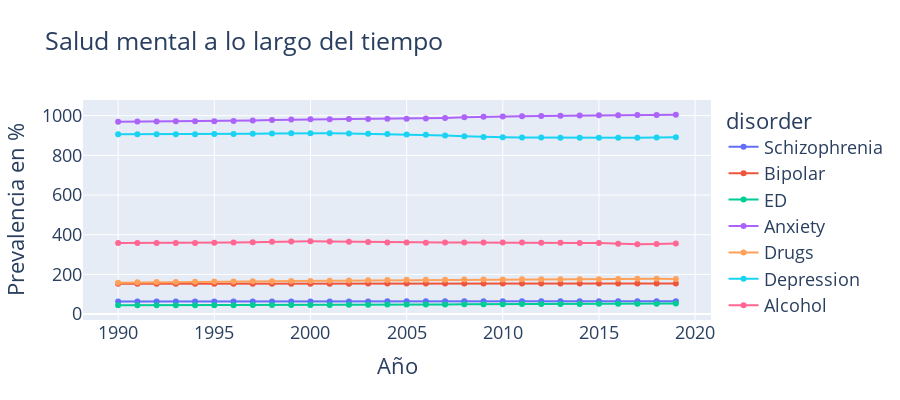

The code cell stored with this chart in its notebook:
### Code cell
disorders_year = (disorders
     .groupby('Year')
     .sum()
     .reset_index()
)
disorders_year = (disorders_year
                        .melt(id_vars='Year')
                        .rename(columns={'variable':'disorder', 'value':'share'})
                )

fig = px.line(disorders_year, x='Year', y='share', color='disorder', markers=True,
             title="Salud mental a lo largo del tiempo",
             height=400)

fig.update_layout(    
    yaxis_title="Prevalencia en %",
    xaxis_title="Año",
    font_size=18,
)
fig.show()

### Figure 1 — Plotly figure (JSON) as saved in the notebook; plotly's stock layout.template omitted (floating-point values rounded to 4 significant figures)
{"data": [{"hovertemplate": "disorder=Schizophrenia<br>Year=%{x}<br>share=%{y}<extra></extra>", "legendgroup": "Schizophrenia", "line": {"color": "#636efa", "dash": "solid"}, "marker": {"symbol": "circle"}, "mode": "lines+markers", "name": "Schizophrenia", "orientation": "v", "showlegend": true, "type": "scatter", "x": [1990, 1991, 1992, 1993, 1994, 1995, 1996, 1997, 1998, 1999, 2000, 2001, 2002, 2003, 2004, 2005, 2006, 2007, 2008, 2009, 2010, 2011, 2012, 2013, 2014, 2015, 2016, 2017, 2018, 2019], "xaxis": "x", "y": [63.4, 63.44, 63.48, 63.52, 63.55, 63.57, 63.59, 63.6, 63.61, 63.63, 63.66, 63.73, 63.83, 63.95, 64.06, 64.14, 64.2, 64.27, 64.35, 64.42, 64.47, 64.52, 64.59, 64.66, 64.73, 64.78, 64.83, 64.88, 64.88, 64.85], "yaxis": "y"}, {"hovertemplate": "disorder=Bipolar<br>Year=%{x}<br>share=%{y}<extra></extra>", "legendgroup": "Bipolar", "line": {"color": "#EF553B", "dash": "solid"}, "marker": {"symbol": "circle"}, "mode": "lines+markers", "name": "Bipolar", "orientation": "v", "showlegend": true, "type": "scatter", "x": [1990, 1991, 1992, 1993, 1994, 1995, 1996, 1997, 1998, 1999, 2000, 2001, 2002, 2003, 2004, 2005, 2006, 2007, 2008, 2009, 2010, 2011, 2012, 2013, 2014, 2015, 2016, 2017, 2018, 2019], "xaxis": "x", "y": [152.4, 152.4, 152.5, 152.6, 152.6, 152.7, 152.8, 152.8, 152.9, 153.0, 153.0, 153.2, 153.4, 153.6, 153.8, 153.9, 154.0, 154.1, 154.1, 154.2, 154.3, 154.3, 154.4, 154.5, 154.5, 154.6, 154.6, 154.7, 154.7, 154.7], "yaxis": "y"}, {"hovertemplate": "disorder=ED<br>Year=%{x}<br>share=%{y}<extra></extra>", "legendgroup": "ED", "line": {"color": "#00cc96", "dash": "solid"}, "marker": {"symbol": "circle"}, "mode": "lines+markers", "name": "ED", "orientation": "v", "showlegend": true, "type": "scatter", "x": [1990, 1991, 1992, 1993, 1994, 1995, 1996, 1997, 1998, 1999, 2000, 2001, 2002, 2003, 2004, 2005, 2006, 2007, 2008, 2009, 2010, 2011, 2012, 2013, 2014, 2015, 2016, 2017, 2018, 2019], "xaxis": "x", "y": [44.53, 44.59, 44.68, 44.77, 44.88, 44.99, 45.13, 45.31, 45.52, 45.75, 46.0, 46.33, 46.75, 47.22, 47.68, 48.07, 48.45, 48.88, 49.34, 49.76, 50.12, 50.42, 50.71, 50.99, 51.27, 51.56, 52.02, 52.43, 52.67, 52.86], "yaxis": "y"}, {"hovertemplate": "disorder=Anxiety<br>Year=%{x}<br>share=%{y}<extra></extra>", "legendgroup": "Anxiety", "line": {"color": "#ab63fa", "dash": "solid"}, "marker": {"symbol": "circle"}, "mode": "lines+markers", "name": "Anxiety", "orientation": "v", "showlegend": true, "type": "scatter", "x": [1990, 1991, 1992, 1993, 1994, 1995, 1996, 1997, 1998, 1999, 2000, 2001, 2002, 2003, 2004, 2005, 2006, 2007, 2008, 2009, 2010, 2011, 2012, 2013, 2014, 2015, 2016, 2017, 2018, 2019], "xaxis": "x", "y": [969.9, 970.4, 970.9, 971.4, 971.9, 972.3, 973.4, 975.4, 977.9, 980.2, 981.7, 982.5, 983.1, 983.5, 984.0, 984.4, 985.8, 988.3, 991.4, 994.3, 996.1, 997.2, 998.3, 999.6, 1001.0, 1002.0, 1002.0, 1003.0, 1004.0, 1005.0], "yaxis": "y"}, {"hovertemplate": "disorder=Drugs<br>Year=%{x}<br>share=%{y}<extra></extra>", "legendgroup": "Drugs", "line": {"color": "#FFA15A", "dash": "solid"}, "marker": {"symbol": "circle"}, "mode": "lines+markers", "name": "Drugs", "orientation": "v", "showlegend": true, "type": "scatter", "x": [1990, 1991, 1992, 1993, 1994, 1995, 1996, 1997, 1998, 1999, 2000, 2001, 2002, 2003, 2004, 2005, 2006, 2007, 2008, 2009, 2010, 2011, 2012, 2013, 2014, 2015, 2016, 2017, 2018, 2019], "xaxis": "x", "y": [158.5, 159.9, 161.2, 162.3, 163.3, 164.1, 164.7, 165.4, 166.0, 166.7, 167.4, 168.2, 169.3, 170.5, 171.6, 172.5, 173.0, 173.5, 173.9, 174.2, 174.6, 175.0, 175.2, 175.4, 175.6, 176.0, 177.1, 178.0, 177.7, 176.6], "yaxis": "y"}, {"hovertemplate": "disorder=Depression<br>Year=%{x}<br>share=%{y}<extra></extra>", "legendgroup": "Depression", "line": {"color": "#19d3f3", "dash": "solid"}, "marker": {"symbol": "circle"}, "mode": "lines+markers", "name": "Depression", "orientation": "v", "showlegend": true, "type": "scatter", "x": [1990, 1991, 1992, 1993, 1994, 1995, 1996, 1997, 1998, 1999, 2000, 2001, 2002, 2003, 2004, 2005, 2006, 2007, 2008, 2009, 2010, 2011, 2012, 2013, 2014, 2015, 2016, 2017, 2018, 2019], "xaxis": "x", "y": [906.6, 906.6, 906.6, 906.6, 906.8, 907.0, 907.6, 908.8, 910.2, 911.2, 911.4, 910.8, 909.8, 908.5, 907.0, 905.6, 903.4, 899.9, 896.1, 892.9, 891.1, 890.3, 889.7, 889.3, 889.0, 889.0, 888.9, 888.9, 889.9, 891.7], "yaxis": "y"}, {"hovertemplate": "disorder=Alcohol<br>Year=%{x}<br>share=%{y}<extra></extra>", "legendgroup": "Alcohol", "line": {"color": "#FF6692", "dash": "solid"}, "marker": {"symbol": "circle"}, "mode": "lines+markers", "name": "Alcohol", "orientation": "v", "showlegend": true, "type": "scatter", "x": [1990, 1991, 1992, 1993, 1994, 1995, 1996, 1997, 1998, 1999, 2000, 2001, 2002, 2003, 2004, 2005, 2006, 2007, 2008, 2009, 2010, 2011, 2012, 2013, 2014, 2015, 2016, 2017, 2018, 2019], "xaxis": "x", "y": [357.6, 357.7, 357.9, 358.3, 358.7, 359.3, 360.5, 362.4, 364.5, 366.2, 366.8, 366.2, 364.7, 362.9, 361.3, 360.3, 360.1, 360.2, 360.5, 360.8, 360.7, 360.4, 359.9, 359.3, 358.6, 357.9, 354.8, 352.1, 352.9, 355.3], "yaxis": "y"}], "layout": {"font": {"size": 18}, "height": 400, "legend": {"title": {"text": "disorder"}, "tracegroupgap": 0}, "title": {"text": "Salud mental a lo largo del tiempo"}, "xaxis": {"anchor": "y", "domain": [0, 1], "title": {"text": "Año"}}, "yaxis": {"anchor": "x", "domain": [0, 1], "title": {"text": "Prevalencia en %"}}}}
